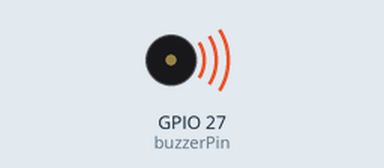
Bench run of a sketch on a simulated ESP32. On the bench: buzzer (waves = sounding).

Above: at 0.1 s.
Timing chart, 0 to 1.6 s (numbered marks = the images above):
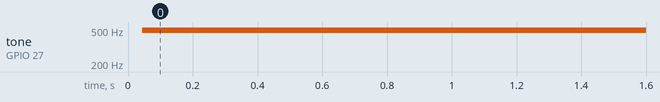

The sketch:

buzzer.ino
```cpp
// Buzzer Pin Configuration
const int buzzerPin = 27; // You can choose any digital pin

void setup() {
  pinMode(buzzerPin, OUTPUT); // Set the buzzer pin as an output
}

void loop() {
  // Generate sound for 100 cycles
  for (unsigned char i = 0; i < 80; i++) {
    digitalWrite(buzzerPin, HIGH); // Turn the buzzer ON
    delay(1); // Delay of 1ms (sets the frequency)
    digitalWrite(buzzerPin, LOW); // Turn the buzzer OFF
    delay(1); // Delay of 1ms
  }
}
```

Measured:
- by itself, tone on GPIO 27 (buzzerPin): silent → 498 Hz at 0.04 s
